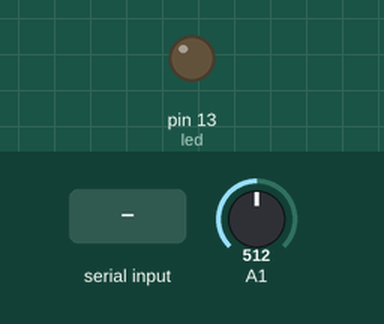
Recording of a sketch running on a simulated Arduino Uno, built with avr-gcc and run on an emulated ATmega328P. On the bench: output pins drawn as LEDs (lit = HIGH). The inputs (shaded band) are chosen by the test bench; at power-on: A1 = 512. What the sketch prints to the serial monitor is not drawn.

Above: at 1.2 s.
1.3 s: "1" received over Serial
At 2.7 s:
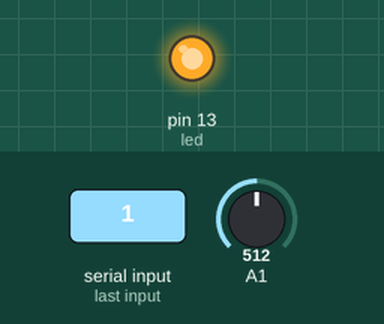
Timing chart, 0 to 4.3 s (numbered marks = the images above; inputs shaded):
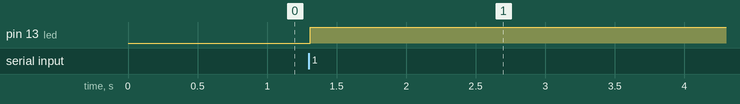

Measured:
- after the input at 1.3 s, pin 13 (led): LOW → HIGH at once

The sketch:

read2.ino
```cpp
int led = 13;

void setup() {
 Serial.begin(19200);
  pinMode(A1,INPUT);
 pinMode(led,OUTPUT);// put your setup code here, to run once:

}

void loop() {

int value;
 value = analogRead(A1);
 Serial.println(value);

char c;

c = Serial.read();

if(c == '1'){
  Serial.println("Turning the LED on");
digitalWrite(led,HIGH);

}
if(c == "2"){
  Serial.println("Turning the LED off");
  digitalWrite(led,LOW);
}

}
```
